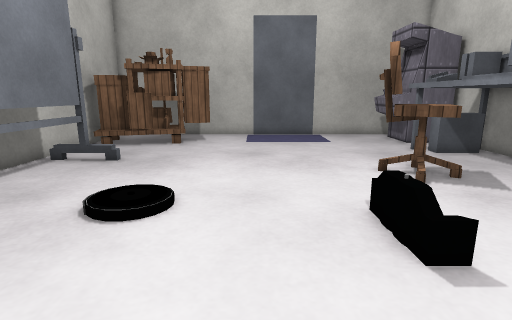
View 1 (above)

18 first-person views from a walk through a scene from a Unity 3-D project. The camera is 1.3 m above the floor, tilts 12° down and sees 80° across. The floor is counted in squares, 0.5 m on a side. Each view is taken from the middle of a square. On the plan, view 1 faces up. The plan holds only what a view shows up to about 20 squares ahead; the rest is blank. The place goes on beyond the plan. Surface patterns are stand-ins for the level's own textures.

View 2
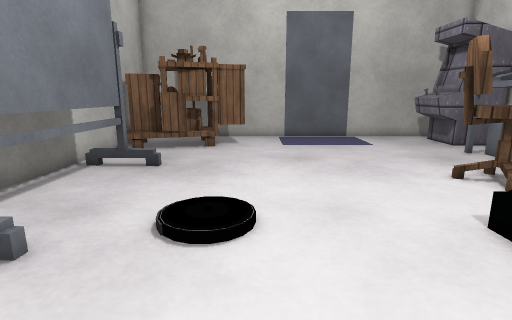

View 3
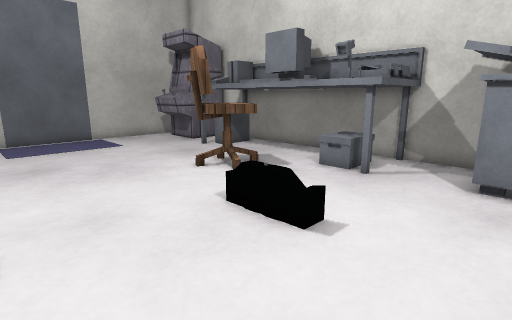

View 4
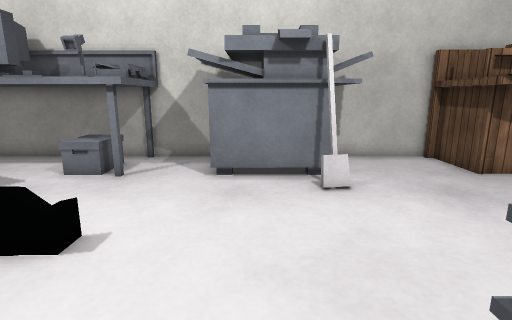

View 5
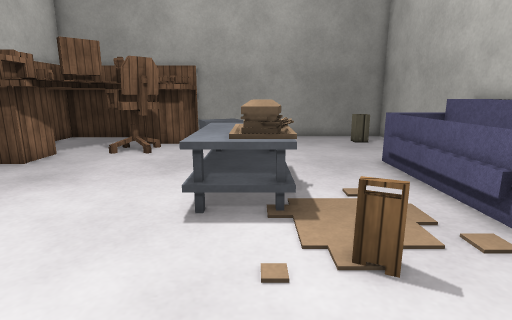

View 6
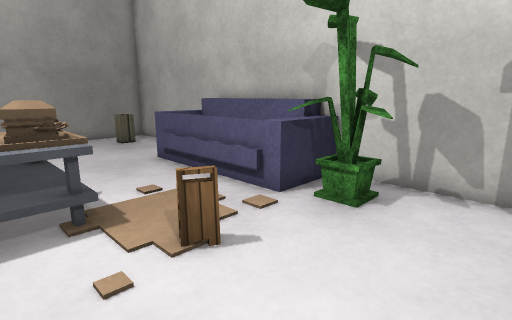

View 7
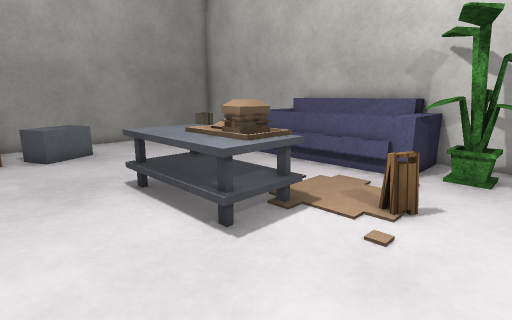

View 8
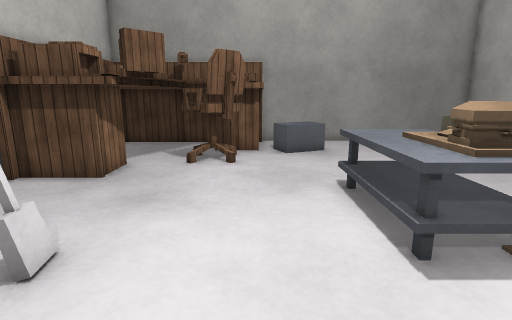

View 9
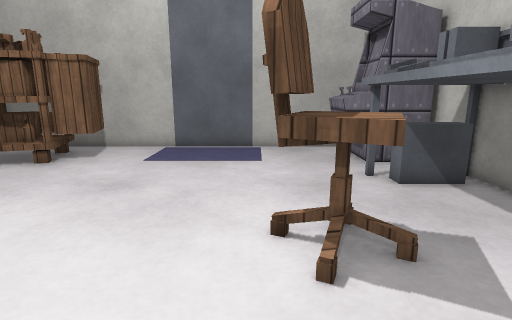

View 10
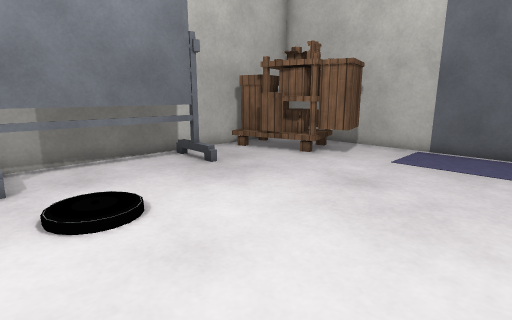

View 11
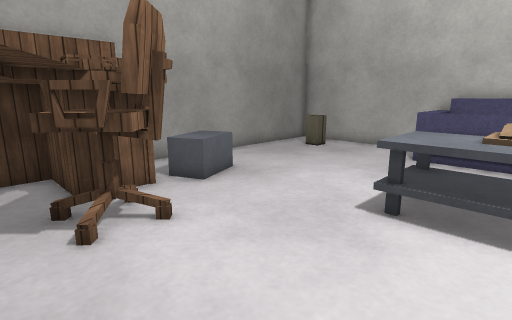

View 12
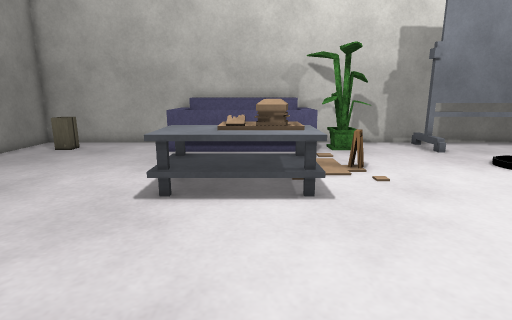

View 13
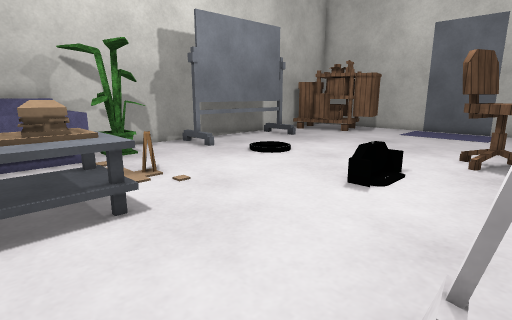

View 14
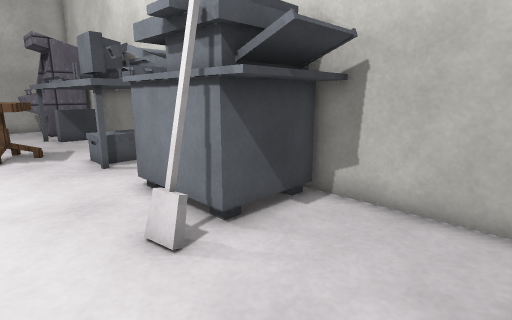

View 15
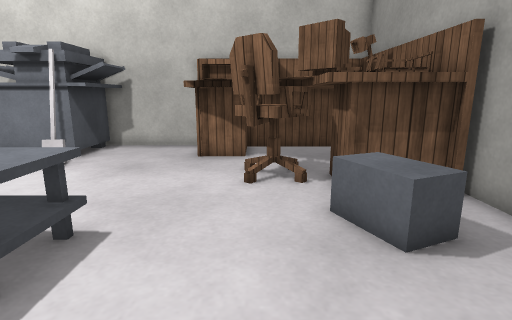

View 16
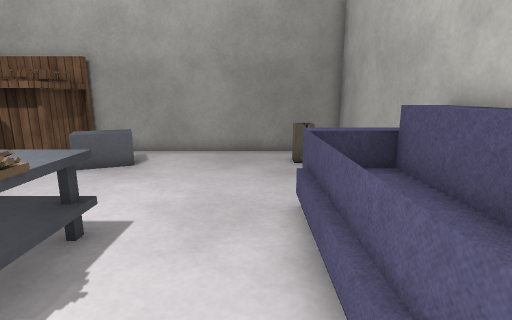

View 17
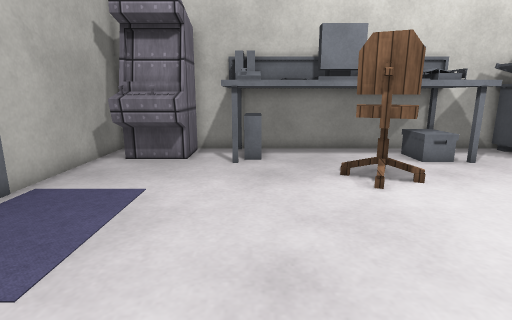

View 18
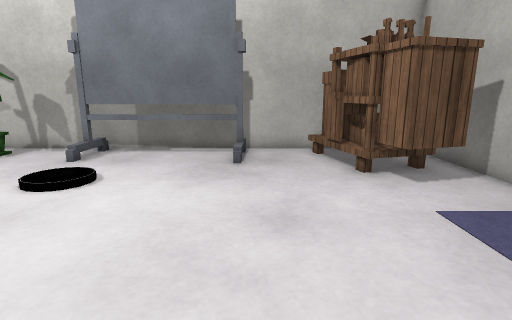

### Floor plan
Key: @ floor where view 1 was taken; # wall or solid block; . main floor; : floor 0.25 m higher than the main floor; / step, stairs or slope; C cart; H chair; E desk; S sofa; B bin; P plant; O other object.
Columns run from 9 left of view 1 to 11 right of it. Each row starts with its distance up from view 1.
 21 #####################
 20 #...................
 19 #. CCCC.........OOO
 18 #CCCCCC.........OOO
 17 # CCCCC.........OOOO#
 16 #CCCC...............#
 15 #...............OOOO#
 14 #...............OOOOO
 13 #...............OOOOO
 12 #.O.............OOOOO
 11 #.O..........HHHOOOOO
 10 #.O..........HHHOOOOO
  9 #.O...........HHOOOOO
  8 #.O.../.........OOOOO
  7 #.O../:/........OOOOO
  6 #.O.../.........OOOOO
  5 #...............OOOO#
  4 #...................#
  3 #................OOO#
  2 #...............OOOO#
  1 #.....O.........OOOO#
  0 #SPP.....@......OO  #
 -1 #SSS.. OOO......#OOO#
 -2 #S S.. OOOO.....OOOO#
 -3 #SSS...OOOO.........#
 -4 #SSS...OOOO.........#
 -5 #SSS...OOOO.........#
 -6 #SSS...OOO.......EEE#
 -7 #SSS............EEEE#
 -8 #.............HEEEE #
 -9 #............HHEEEEE#
-10 #............HHEEEE #
-11 #........OOOEEHEEEE #
-12 #.B......OOOEEEEEEEE#
-13 #.B......O..EEEEEEEE#
-14 #...........EEEEEEEE#
-15 #############

Positions as (right, up) in squares from view 1, and headings:
1: (0, 0), facing up
2: (-2, 1), facing up
3: (-2, 1), facing up-right
4: (-2, 1), facing right
5: (-1, 5), facing down
6: (0, 5), facing down-left
7: (4, 3), facing down-left
8: (3, 3), facing down
9: (4, 5), facing up
10: (4, 5), facing up-left
11: (7, -3), facing down-left
12: (8, -3), facing left
13: (7, -4), facing up-left
14: (4, -6), facing up-right
15: (-5, -9), facing right
16: (-5, 0), facing down
17: (-4, 14), facing right
18: (6, 13), facing left
